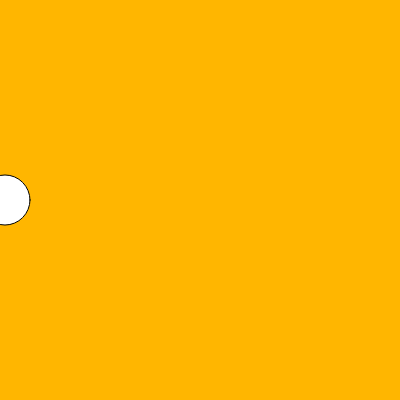
Frame 1 (no input)
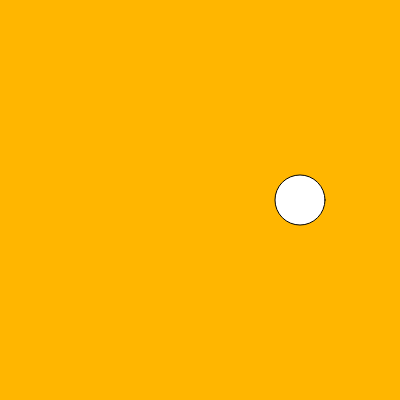
Frame 60 (no input)
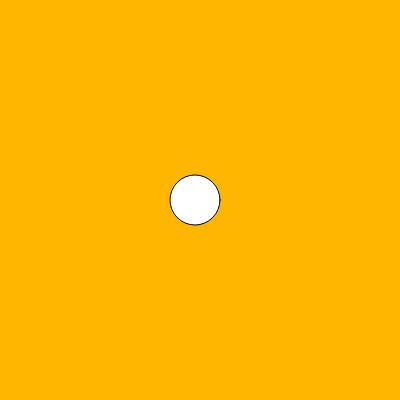
Frame 120 (the mouse pressed at the canvas centre since frame 60)

The p5.js sketch that drew these frames (run headless with seeded random() and noise() and a simulated clock; from frame 60 on, the mouse is pressed at the canvas centre):

// p5.js sketch
// ── sketch.js
///* // Branching stap 1

var x = 0;

function setup() {
    createCanvas(400, 400);
    rectMode(CENTER);
    ellipseMode(CENTER);
}

function draw() {
    background(255, 182, 0);

    // update de x locatie met 5 --> increment
    x += 5;

    // als de ellipse voorbij het canvas is wordt x terug 0.
    if (x > width) {
        x = 0;
    }

    ellipse(x, height / 2, 50, 50);

}

//*/
